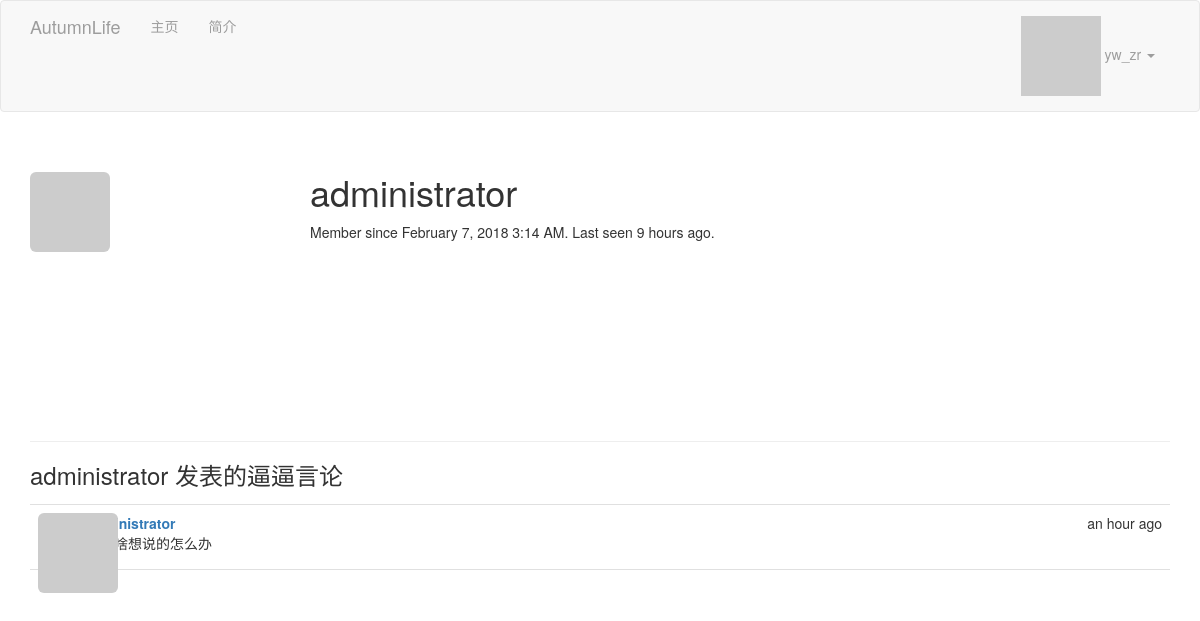
Page /user/administrator (signed in) on the committed database.
### app/models.py (models this page shows, shortened)
class User(UserMixin, db.Model):
    __tablename__ = 'users'
    id = db.Column(db.Integer, primary_key=True)
    email = db.Column(db.String(64), unique=True, index=True)
    username = db.Column(db.String(64), unique=True, index=True)
    role_id = db.Column(db.Integer, db.ForeignKey('roles.id'))
    sex = db.Column(db.Integer, default=1)
    password_hash = db.Column(db.String(128))
    confirmed = db.Column(db.Boolean, default=False)
    name = db.Column(db.String(64))
    location = db.Column(db.String(64))  # 所在地
    about_me = db.Column(db.Text())  # 自我介绍
    member_since = db.Column(db.DateTime(),  default=datetime.now) # 注册日期
    last_seen = db.Column(db.DateTime(), default=datetime.now)  # 最后访问日期
    avatar_hash = db.Column(db.String(32))
    posts = db.relationship('Post', backref='author', lazy='dynamic')
    @property
    def password(self):     # 试图读取password的值将会报错
        raise AttributeError('password is not a readable attribute')
    def can(self, permissions):
        return self.role is not None and self.role.permissions \
               and permissions and\
               (self.role.permissions & permissions) == permissions
    def is_administrator(self):
        return self.can(Permission.ADMINISTER)
    def ping(self):
        self.last_seen = datetime.utcnow()
        db.session.add(self)
    def gravatar(self, size=100, default='identicon', rating='g'):
        if request.is_secure:
            url = 'https://secure.gravatar.com/avatar'
        else:
            url = 'http://www.gravatar.com/avatar'
        hhash = self.avatar_hash or hashlib.md5(self.email.encode('utf-8')).hexdigest()
        return '{url}/{hhash}?s={size}&d={default}&r={rating}'.format(
            url=url, hhash=hhash, size=size, default=default, rating=rating
        )

class Post(db.Model):
    __tablename__='posts'
    id = db.Column(db.Integer, primary_key=True)
    body = db.Column(db.Text)
    timestamp = db.Column(db.DateTime, index=True, default=datetime.now)
    author_id = db.Column(db.Integer, db.ForeignKey('users.id'))

### app/main/views.py (the view)
@main.route('/user/<username>')
def user(username):
    user = User.query.filter_by(username=username).first()
    if user is None:
        abort(404)
    posts = user.posts.order_by(Post.timestamp.desc()).all()
    return render_template('user.html', user=user, posts=posts)

### app/auth/views.py (called while the page is built)
@auth.before_app_request
def before_request():
    if current_user.is_authenticated:
        current_user.ping()
        if not current_user.confirmed \
                and request.endpoint[:5] != 'auth.' \
                and request.endpoint != 'static':
            return redirect(url_for('auth.unconfirmed'))

### app/main/__init__.py (called while the page is built)
@main.app_context_processor
def inject_permissions():
    return dict(Permission=Permission)

### app/models.py (called while the page is built)
@login_manager.user_loader
def load_user(user_id):         # 加载用户的回调函数
    return User.query.get(int(user_id))

### app/templates/user.html (shortened to what this page needs)
{% extends "base.html" %}
{% block page_content %}
<div class="page-header">
    <img class="img-rounded profile-thumbnail" src="{{ user.gravatar(size=256) }}">
    <div class="profile-header">
        <h1>{{ user.username }}</h1>
        <p>
            Member since {{ moment(user.member_since).format('LLL') }}.
            Last seen {{ moment(user.last_seen).fromNow() }}.
        </p>
    </div>
</div>
<h3>{{ user.username }} 发表的逼逼言论</h3>
{% include '_posts.html' %}
{% endblock %}

### app/templates/base.html (shortened to what this page needs)
{% extends "bootstrap/base.html" %}
{% block head %}
    {{ super() }}
    <link rel="stylesheet" type="text/css" href="{{ url_for('static', filename='styles.css') }}">
{% endblock %}
{% block navbar %}
    <div class="navbar navbar-inverse" role="navigtion">
    <div class="container">
        <div class="navbar-header">
            <a href="/" class="navbar-brand">AutumnLife</a>
        </div>
        <div class="navbar-collapse collapse">
            <ul class="nav navbar-nav">
                <li><a href="/">主页</a></li>
                {% if current_user.is_authenticated %}
                <li>
                    <a href="{{ url_for('main.user', username=current_user.username) }}">简介</a>
                </li>
                {% endif %}
            </ul>
            <ul class="nav navbar-nav navbar-right">
                {% if current_user.is_authenticated %}
                <li class="dropdown">
                    <a href="#" class="dropdown-toggle" data-toggle="dropdown">
                        <img src="{{ current_user.gravatar(size=35) }}">
                        {{ current_user.username }} <b class="caret"></b>
                    </a>
                </li>
                {% else %}
                <li><a href="{{ url_for('auth.login') }}">登录</a></li>
                {% endif %}
            </ul>
        </div>
    </div>
</div>
{% endblock %}
{% block content %}
    <div class="container">
    {% block page_content %}{% endblock %}
    </div>
{% endblock %}

### app/templates/_posts.html
<ul class="posts">
{% for post in posts %}
<li class="post">
    <div class="profile-thumbnail">
    <a href="{{ url_for('.user', username=post.author.username) }}">
        <img class="img-rounded profile-thumbnail" src="{{ post.author.gravatar(size=40) }}">
    </a>
    </div>
    <div class="post-content">
    <div class="post-date">{{ moment(post.timestamp).fromNow() }}</div>
    <div class="post-author">
        <a href="{{ url_for('.user', username=post.author.username) }}">
        {{ post.author.username }}
        </a>
    </div>
    <div class="post-body">{{ post.body }}</div>
    </div>
</li>
{% endfor %}
</ul>

### app/static/styles.css (style rules this page uses)
.navbar-inverse { background-color: #f8f8f8; border-color: #e7e7e7; }
.profile-thumbnail { position: absolute; }
.profile-header { min-height: 260px; margin-left: 280px; }
ul.posts { list-style-type: none; padding: 0px; margin: 16px 0px 0px 0px; border-top: 1px solid #e0e0e0; }
ul.posts li.post { padding: 8px; border-bottom: 1px solid #e0e0e0; }
div.post-date { float: right; }
div.post-author { font-weight: bold; }
div.post-content { margin-left: 48px; min-height: 48px; }

### rows in the picture
User: username "yw_zr"
User: username "administrator", member_since "February 7, 2018 3:14 AM", last_seen "9 hours ago"
Post: timestamp "an hour ago", author.username "administrator", body "我没啥想说的怎么办"
